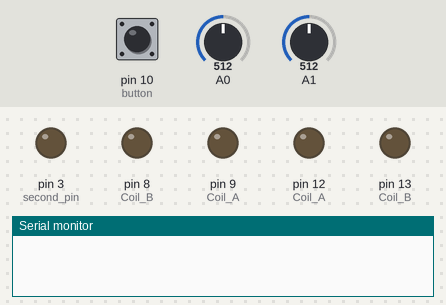
The sketch below on a simulated Arduino Uno, built with avr-gcc and run on an emulated ATmega328P. On the bench: output pins drawn as LEDs (lit = HIGH), the last lines printed to the serial monitor. The inputs (shaded band) are chosen by the test bench; at power-on: pin 10 (button) LOW, A0 = 512, A1 = 512. Pins used as bus, display or sensor lines are not drawn.

Above: at 1.2 s.
1.3 s: pin 10 (button) pulled HIGH for 0.15 s
At 2.45 s:
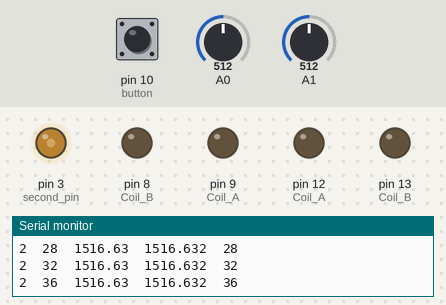
4.4 s: A0 set to 349
At 4.56 s:
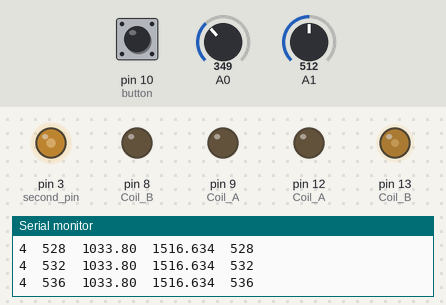
7.4 s: A0 set to 326
At 9.36 s:
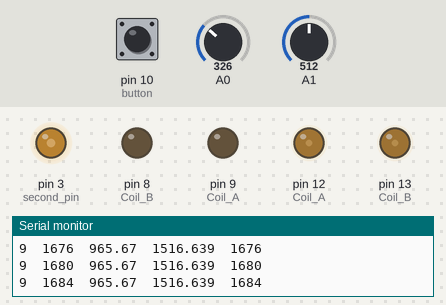
10.4 s: pin 10 (button) pulled HIGH for 1 s
13.4 s: A1 set to 21
Timing chart, 0 to 63.9 s (numbered marks = the images above; inputs shaded):
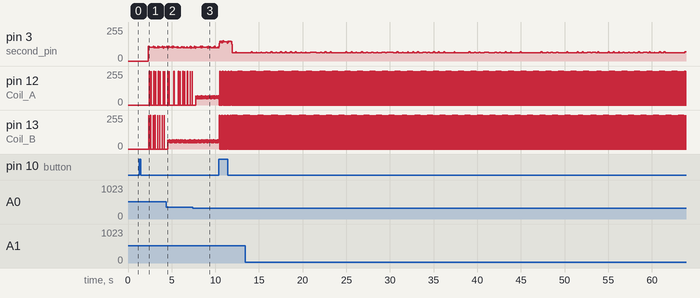

Measured:
- the behaviour switches between 338 and 337 on A0 (found by bisection; images 2 and 3)
- after the input at 1.3 s, pin 12 (Coil_A): 0/255 → 255/255 after 1.2 s, then repeats every 0.52 s: 0/255 0.18 s, 255/255 0.01 s, 0/255 0.31 s, 255/255 0.02 s; pin 13 (Coil_B): 0/255 → 255/255 after 1.1 s, then repeats every 0.52 s: 0/255 0.18 s, 255/255 0.01 s, 0/255 0.31 s, 255/255 0.02 s

The sketch:

Bibian_Arduino.ino
```cpp
const int N=1;
const int S=2;
const int OFF=0;

unsigned long int t = 0, t0 = 0; // Records time
float iA; // Records current in coil A
float iB; // Records current in coil B
int button = 0; // Homing button variable
int ct; // Count variable

// Variables above this line

void setup() {
  pinMode(12,OUTPUT); // Coil A: DIR
  pinMode(3,OUTPUT);  // Coil A: CURRENT
  pinMode(9,OUTPUT);  // Coil A: BRAKE

  pinMode(13,OUTPUT); // Coil B: DIR
  pinMode(11,OUTPUT); // Coil B: CURRENT
  pinMode(8,OUTPUT);  // Coil B: BRAKE

  Serial.begin(115200);

  shutdown_all();
}


// ********************** USE THESE SETTINGS TO PREVENT OVERHEATING *********************
int power_stall=50;     // Just enough to move. Use 7 for half-stepping, 50 for full-stepping
int power=50;           // Set from 30 to 100 depending on required torque. Higher values make the motor shield hotter.
                        // Use values <= 50 for half-stepping (because both coils are on simultaneously)
int step_duration=2500; // For very long step_duration (>7000) use low power to prevent overheating the shield.
                        // If motor gets stuck (especially for step_duration around 5500), increase power.

                        // ALWAYS CHECK THE MOTOR SHIELD FOR OVERHEATING !!

// **************************************************************************************

void loop() {

  t0 = micros(); // Records time since Arduino started running the program.
  ct = 0;

  while(button == 0){
    button = digitalRead(10); // Stepper does nothing until button is pressed.
  }

  delay(1000); // Gives the user 1 second.


  // *** <HOMING> ***
  button = digitalRead(10); // Button value should be low.

  while(button == LOW){
    button = digitalRead(10);
    coilPolarities(N, OFF); // Forward toward button
    delay(1);
    coilPolarities(OFF, N);
    delay(1);
    coilPolarities(S, OFF);
    delay(1);
    coilPolarities(OFF, S);
    delay(1);

    ct++;

    // *** CURRENT ***

    iA= float(analogRead(0)) /1023.0*5.0 / 1.65 * 1000.0;
    iB= float(analogRead(1)) /1023.0*5.0 / 1.65 * 1000.0;

    t = micros() - t0;
    Serial.print(String(t / 1000000) + "\t" + String(ct*4) + "\t");
    Serial.print(iA);
    Serial.print("\t");
    Serial.print(iB);

    // *** STEPS ***

    t = micros() - t0;
    Serial.println( String(t / 1000000) + "\t" + String(ct*4));

  } // End of while loop


  // *** HALF SPEED, REVERSE DRIVE ***

  step_duration = 10000; // Half speed
  power = 30; // Lower power because of long step duration

  for ( ct = 1; ct < 31; ct ++){  // 8mm per 1 rev. 5mm/8mm = (0.625 revs * 50 ct per rev) = 31.25 revs.
    coilPolarities(N, OFF); // Reverse away from button
    delay(2);
    coilPolarities(OFF,S);
    delay(2);
    coilPolarities(S, OFF);
    delay(2);
    coilPolarities(OFF, N);
    delay(2);
  }

  // *** CURRENT ***
    iA= float(analogRead(0)) /1023.0*5.0 / 1.65 * 1000.0;
    iB= float(analogRead(1)) /1023.0*5.0 / 1.65 * 1000.0;

    t = micros() - t0;
    Serial.print(String(t / 1000000) + "\t" + String(ct*4) + "\t");
    Serial.print(iA);
    Serial.print("\t");
    Serial.print(iB);

    // *** STEPS ***

    t = micros() - t0;
    Serial.println( String(t / 1000000) + "\t" + String(ct*4));

  button = digitalRead(10);
  power_stall = 7; // Half stepping
  ct = 0; // Reset count
  step_duration = 5000; // Half speed, half step

  while(button == LOW){
    button = digitalRead(10);

    coilPolarities(N, OFF); // Forward toward button
    delay(4);
    coilPolarities(OFF, N);
    delay(4);
    coilPolarities(S, OFF);
    delay(4);
    coilPolarities(OFF, S);
    delay(4);

    ct++;

    // *** CURRENT ***

    iA= float(analogRead(0)) /1023.0*5.0 / 1.65 * 1000.0;
    iB= float(analogRead(1)) /1023.0*5.0 / 1.65 * 1000.0;

    t = micros() - t0;
    Serial.print(String(t / 1000000) + "\t" + String(ct*4) + "\t");
    Serial.print(iA);
    Serial.print("\t");
    Serial.print(iB);

    // *** STEPS ***

    t = micros() - t0;
    Serial.println( String(t / 1000000) + "\t" + String(ct*4));

  }

  step_duration = 10000; // Quarter speed, half step

  for (int ct=1;ct<=188;ct++){    //8mm per 1 rev. 30mm/8mm = (3.75 revs * 50 ct per rev) = 187.5 revs.
    coilPolarities(N, OFF); // Reverse away from button
    delay(4);
    coilPolarities(OFF,S);
    delay(4);
    coilPolarities(S, OFF);
    delay(4);
    coilPolarities(OFF, N);
    delay(4);

    // *** CURRENT ***

    iA= float(analogRead(0)) /1023.0*5.0 / 1.65 * 1000.0;
    iB= float(analogRead(1)) /1023.0*5.0 / 1.65 * 1000.0;

    t = micros() - t0;
    Serial.print(String(t / 1000000) + "\t" + String(ct*4) + "\t");
    Serial.print(iA);
    Serial.print("\t");
    Serial.print(iB);

    // *** STEPS ***

    t = micros() - t0;
    Serial.println( String(t / 1000000) + "\t" + String(ct*4));
  }

  shutdown_all(); // Everything off
  while(true); // Sinkhole
}

// Functions below this line

void coilPolarities(int polarityA, int polarityB){
  int powerA=power, powerB=power;

  switch(polarityA){
    case N:
      digitalWrite(12, HIGH);
      break;
    case S:
      digitalWrite(12,LOW);
      break;
    default:
      digitalWrite(12,LOW);
      powerA=0;
  }
  switch(polarityB){
    case N:
      digitalWrite(13, HIGH);
      break;
    case S:
      digitalWrite(13,LOW);
      break;
    default:
      digitalWrite(13,LOW);
      powerB=0;
  }
  setCurrents(powerA, powerB);
}

void setCurrents(int powerA, int powerB){
  long int t0=0, PWM_cycle_duration=50;
  long int PWM_high_A=0, PWM_high_B=0, dutyA=0, dutyB=0;
  int first_pin=0, second_pin=0;
  long int first_time=0, second_time=0;

  if (powerA>100) powerA=100;
  if (powerA<0) powerA=0;
  if (powerB>100) powerB=100;
  if (powerB<0) powerB=0;

  dutyA=power_stall+int(powerA*(100-power_stall)/100);
  dutyB=power_stall+int(powerB*(100-power_stall)/100);

  PWM_high_A=int(PWM_cycle_duration*dutyA/100);
  PWM_high_B=int(PWM_cycle_duration*dutyB/100);

  if (PWM_high_A>=PWM_high_B){
    first_pin=11;
    second_pin=3;
    first_time=PWM_high_B;
    second_time=PWM_high_A;
  }
  else{
    first_pin=3;
    second_pin=11;
    first_time=PWM_high_A;
    second_time=PWM_high_B;
  }

  t0=micros();
  while(micros()-t0<step_duration){
    digitalWrite(first_pin, HIGH);
    digitalWrite(second_pin, HIGH);
    delayMicroseconds(first_time);
    digitalWrite(first_pin, LOW);
    delayMicroseconds(second_time-first_time);
    digitalWrite(second_pin, LOW);
  }
}

void shutdown_all(){
  digitalWrite(12,LOW);
  digitalWrite(3,LOW);
  digitalWrite(9,LOW);

  digitalWrite(13,LOW);
  digitalWrite(11,LOW);
  digitalWrite(8,LOW);
}
// End of code
```
